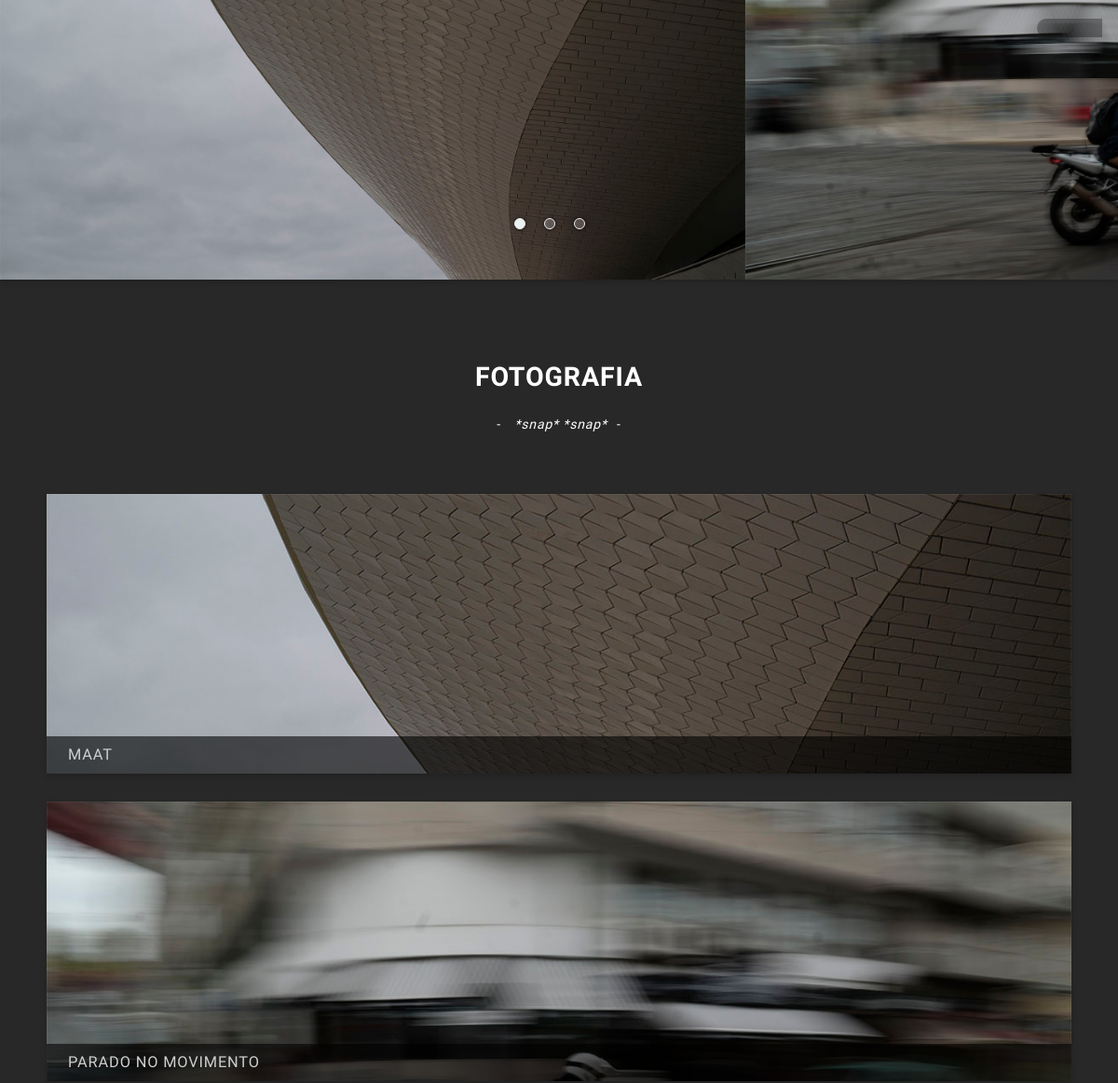
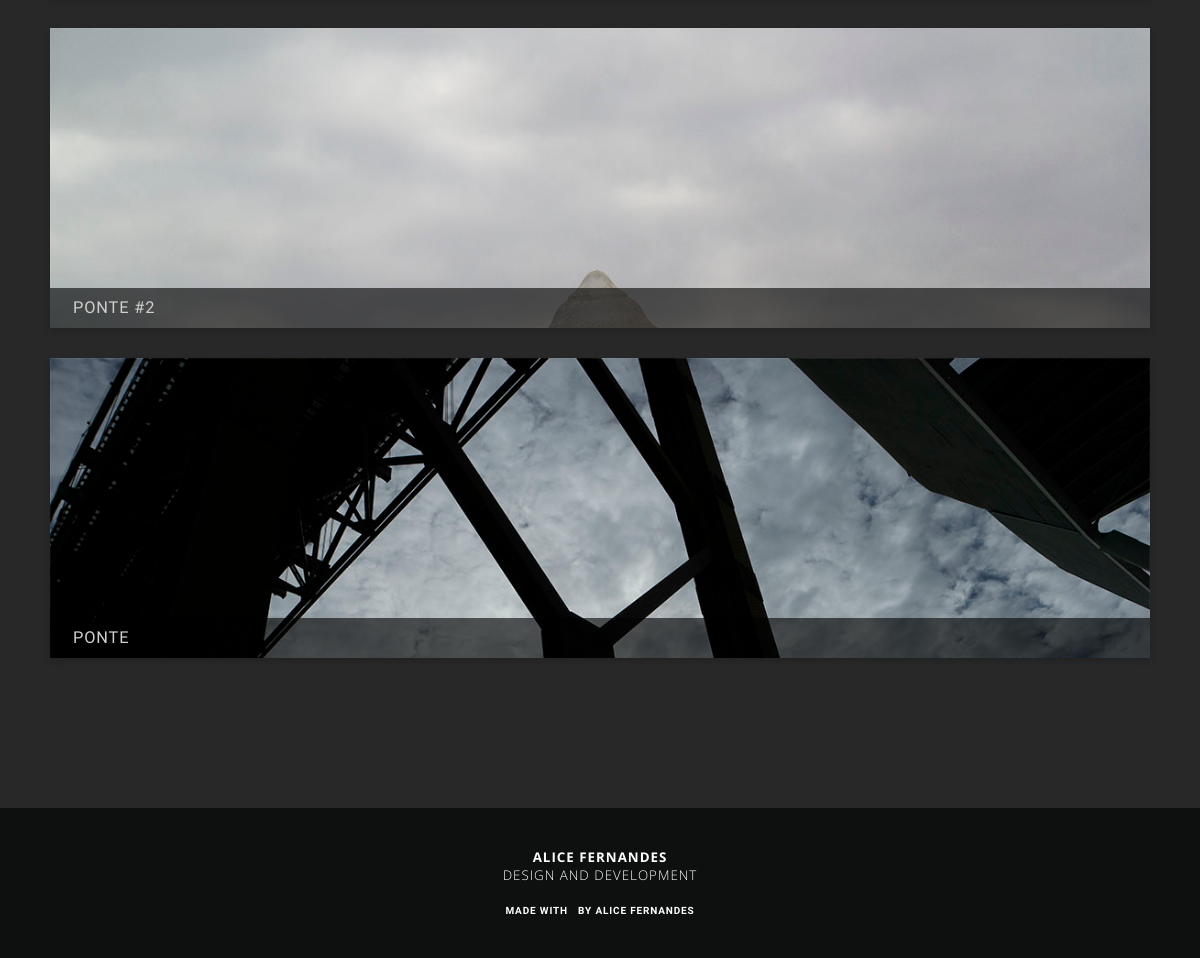
The page /fotografia on the database as committed earlier (2 pictures, top to bottom).
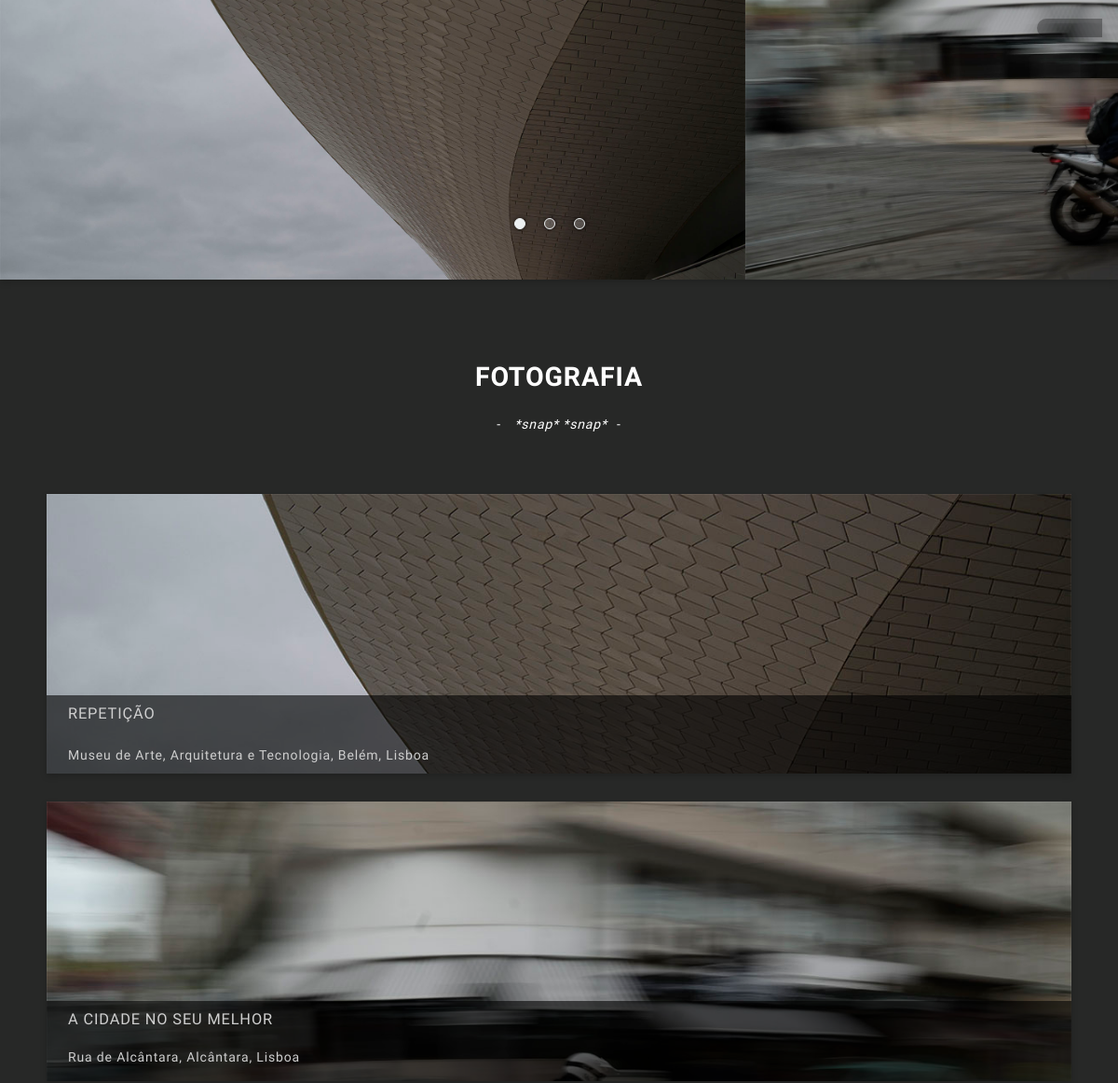
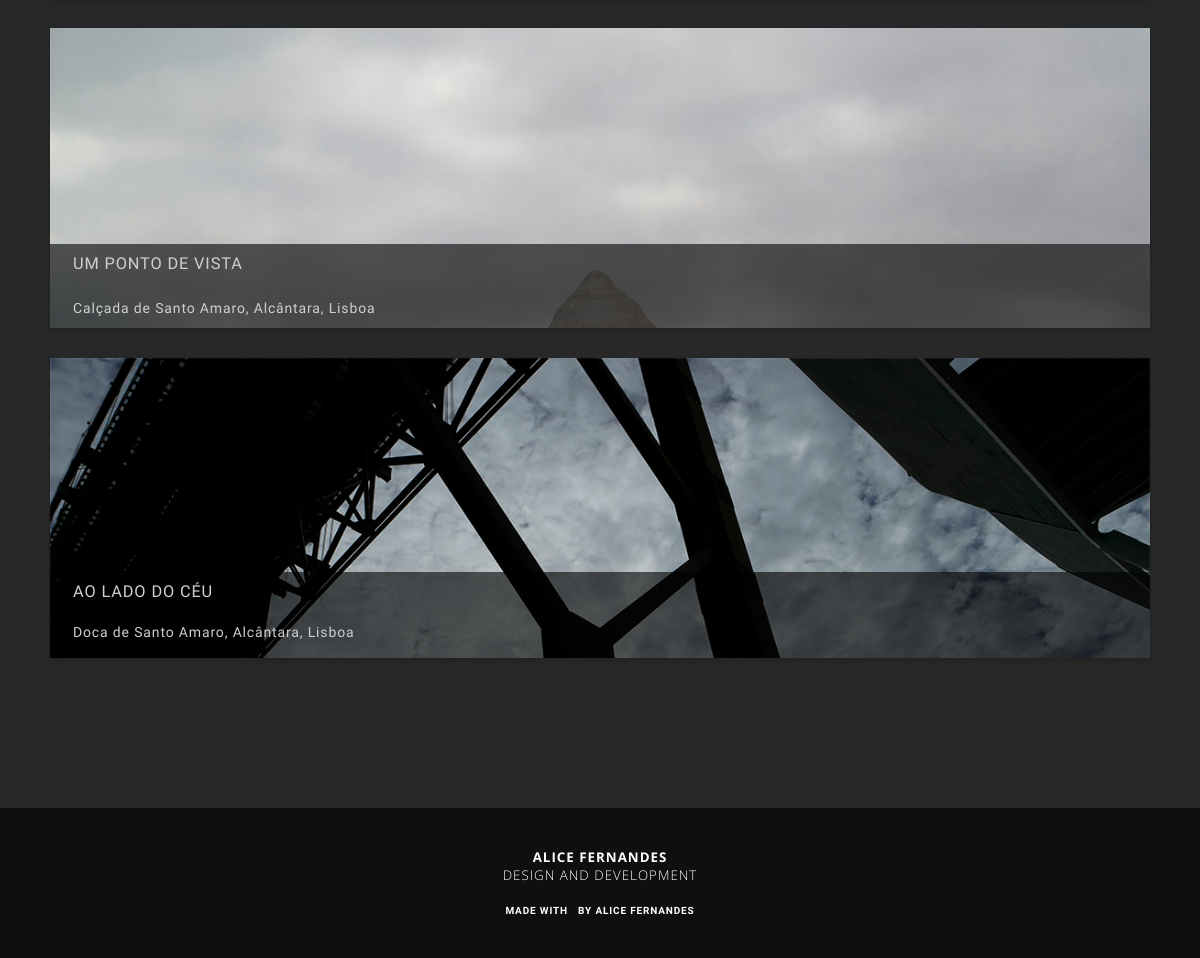
The same page on the database as committed later (2 pictures, top to bottom).
### tables this page shows
CREATE TABLE IF NOT EXISTS `media` (
  `id_media` int(10) NOT NULL AUTO_INCREMENT,
  `projeto_uri` varchar(100) NOT NULL,
  `tipo` varchar(100) NOT NULL,
  `src` varchar(700) NOT NULL,
  `ext` varchar(50) NOT NULL,
  `cover` tinyint(1) DEFAULT NULL,
  `title` varchar(1000) DEFAULT NULL,
  `nome` varchar(100) NOT NULL,
  `descricao` int(11) NOT NULL,
  PRIMARY KEY (`id_media`)
);

### templates/galeria.php (the view, shortened to what this page needs)
<!DOCTYPE html>
<html class="project-categories">
  <head><?php require_once('./includes/_header.php'); $request =  explode("/", $_SERVER['REQUEST_URI']); ?>
<?php
$conn = new mysqli(DB_HOST, DB_USER, DB_PASSWORD, DB_NAME);
 $query = "SELECT * FROM `media` WHERE projeto_uri='".$request[1]."' ORDER BY RAND()";
 $result = $conn->query($query);
 $resultHTML = "";
 while($row = $result->fetch_object()){
   $resultHTML.='<div class="panel panel-small panel-foto "><a rel="galeria" class="panel-link fancybox" href="http://'.$host.'/media/'.$row->src.'@1280.'.$row->ext.'" style="background-image:url(http://'.$host.'/media/'.$row->src.'@1280.'.$row->ext.');" title="'.$row->nome.'">
                 <h3>'.mb_convert_encoding($row->nome,'UTF-8').'</h3>
                 </a></div>';
 }
  $maxImages = 3;
 $slideHTML = '';
 $slideControllerHTML = '';
   $result2 = $conn->query($query);
   for($i = 0; $i!=$maxImages; $i++){
     $slideRow = $result2->fetch_object();
     if($slideRow->cover){
     $src = $slideRow->src;
     $description = $slideRow->nome;
     $slideHTML.="<a href=\"http://".$host . "/" ."media/".$src."@1900.".$slideRow->ext."\" rel=\"galeria\"class=\"slide fancybox\" title=\"$description\" style=\"background-image:url(http://".$host . "/" ."media/".$src."@1900.".$slideRow->ext.")\" data-slide=\"".($i+1)."\"></a>";
     $slideControllerHTML.='<li class="slider-control" data-slide="'.($i+1).'"></li>';
     }
   }
 ?>
  </head>
  <body>
    <div class="site-container"><?php require_once('./includes/_sidebar.php') ?>
      <div class="main-content">
        <div class="ui-component slideshow slideshow-medium panel-shadow">
          <div class="slide-container"><?php echo($slideHTML)?>
          </div>
          <div class="ui-component slide-controller">
            <ul>
              <?php echo($slideControllerHTML)?>
            </ul>
          </div>
        </div>
        <div class="panel-container">
          <div class="panel panel-noshadow panel-fullwidth align-center panel-title panel-nobackground">
            <h3><?PHP switch($request[1]){
              default:
                echo('Fotografia');
            } ?></h3>
            <p> <i>*snap* *snap*</i></p>
          </div>
          <?php
          echo($resultHTML);
           ?>
        </div><?php require_once('./includes/_footer.php') ?>
      </div>
    </div>
  </body>
</html>

### index.php (shortened to what this page needs)
<?php
$request = $_SERVER['REQUEST_URI'];
$urlStrings = explode("/", $request);
switch ($urlStrings[1]) {
		case 'animacao':
		case 'fotografia':
			include('templates/galeria.php');
			break;
}
?>

### includes/_header.php (shortened to what this page needs)
<?php
	$host = $_SERVER['HTTP_HOST'];
?>
<link rel="stylesheet" media="all" href="https://cdn.rawgit.com/alicescfernandes/entypo-webfont/0fef4a46/style.css"/>
<link rel="stylesheet" href="http://<?php echo($host) ?>/fancybox/jquery.fancybox.css"/>
<link rel="stylesheet" href="http://<?php echo($host) ?>/css/ui.css?v2.16"/>
<link rel="stylesheet" href="http://<?php echo($host) ?>/webfont/entypo social/style.css"/>
<link href="http://<?php echo($host) ?>/js/videojs/video-js.css" rel="stylesheet">

### includes/_sidebar.php (shortened to what this page needs)
<label class="menu-label" for="menu-show"><i class="icon-menu"></i></label>
<?php
include 'templates/_audio.php';
?>

### templates/_audio.php (shortened to what this page needs)
<div class="audio">
</div>

### includes/_footer.php
<footer><span class="letring letring-small">
    <p>Alice Fernandes</p>
    <p>Design and development</p></span><span class="final-countdown">
    <p>made with<i class="icon-heart"></i>by alice fernandes</p></span></footer>

Rows that differ between the two databases and show on the page:
changed media: nome "MAAT" → "REPETIÇÃO Museu de Arte, Arquitetura e Tecnologia, Belém, Lisboa"
changed media: nome "PARADO NO MOVIMENTO" → "A CIDADE NO SEU MELHOR Rua de Alcântara, Alcântara, Lisboa"
changed media: nome "PONTE #2" → "UM PONTO DE VISTA Calçada de Santo Amaro, Alcântara, Lisboa"
changed media: nome "PONTE" → "AO LADO DO CÉU Doca de Santo Amaro, Alcântara, Lisboa"
